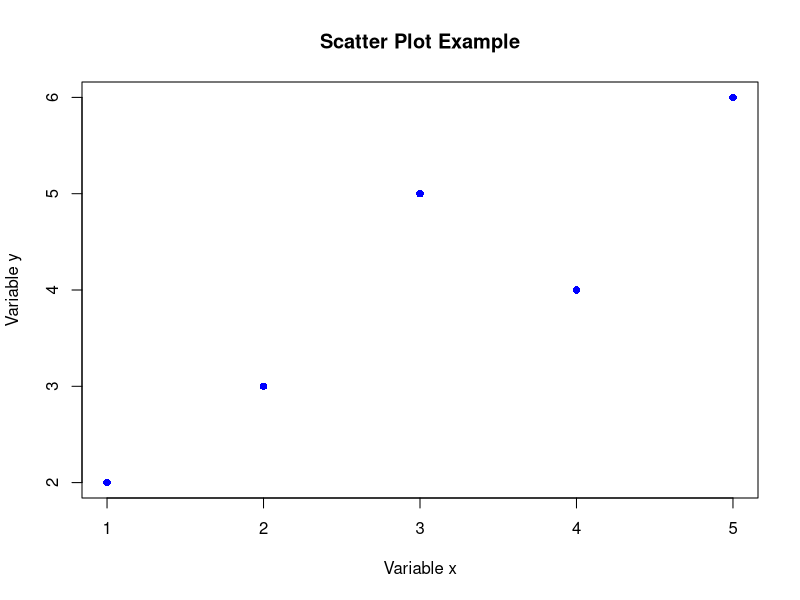
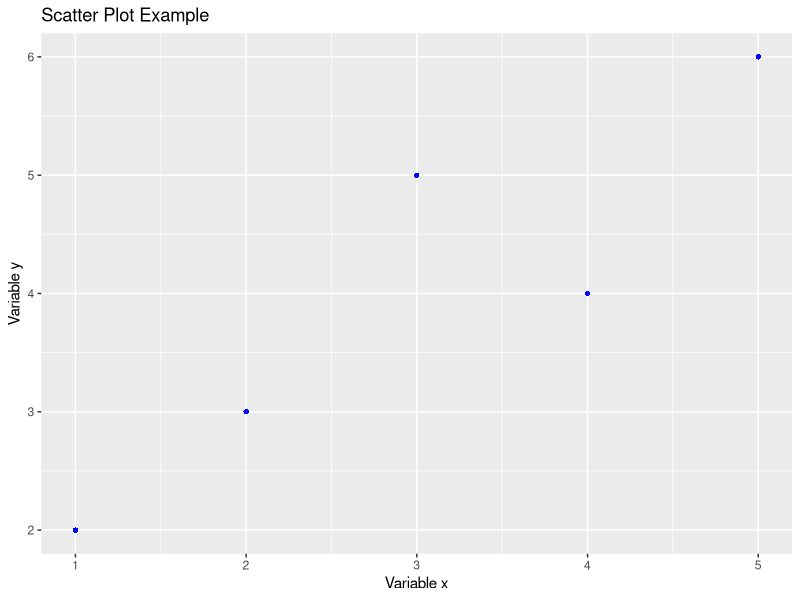

The R source for these figures, in order:
# Load necessary packages
library(ggplot2)

# Example data frame with two variables: 'x' and 'y'
data <- data.frame(
  x = c(1, 2, 3, 4, 5),
  y = c(2, 3, 5, 4, 6)
)
plot(data$x, data$y,
     main = "Scatter Plot Example",
     xlab = "Variable x",
     ylab = "Variable y",
     col = "blue",
     pch = 16)  # Use solid circles as points
ggplot(data, aes(x = x, y = y)) +
  geom_point(color = "blue", shape = 16) +
  labs(title = "Scatter Plot Example",
       x = "Variable x",
       y = "Variable y")
